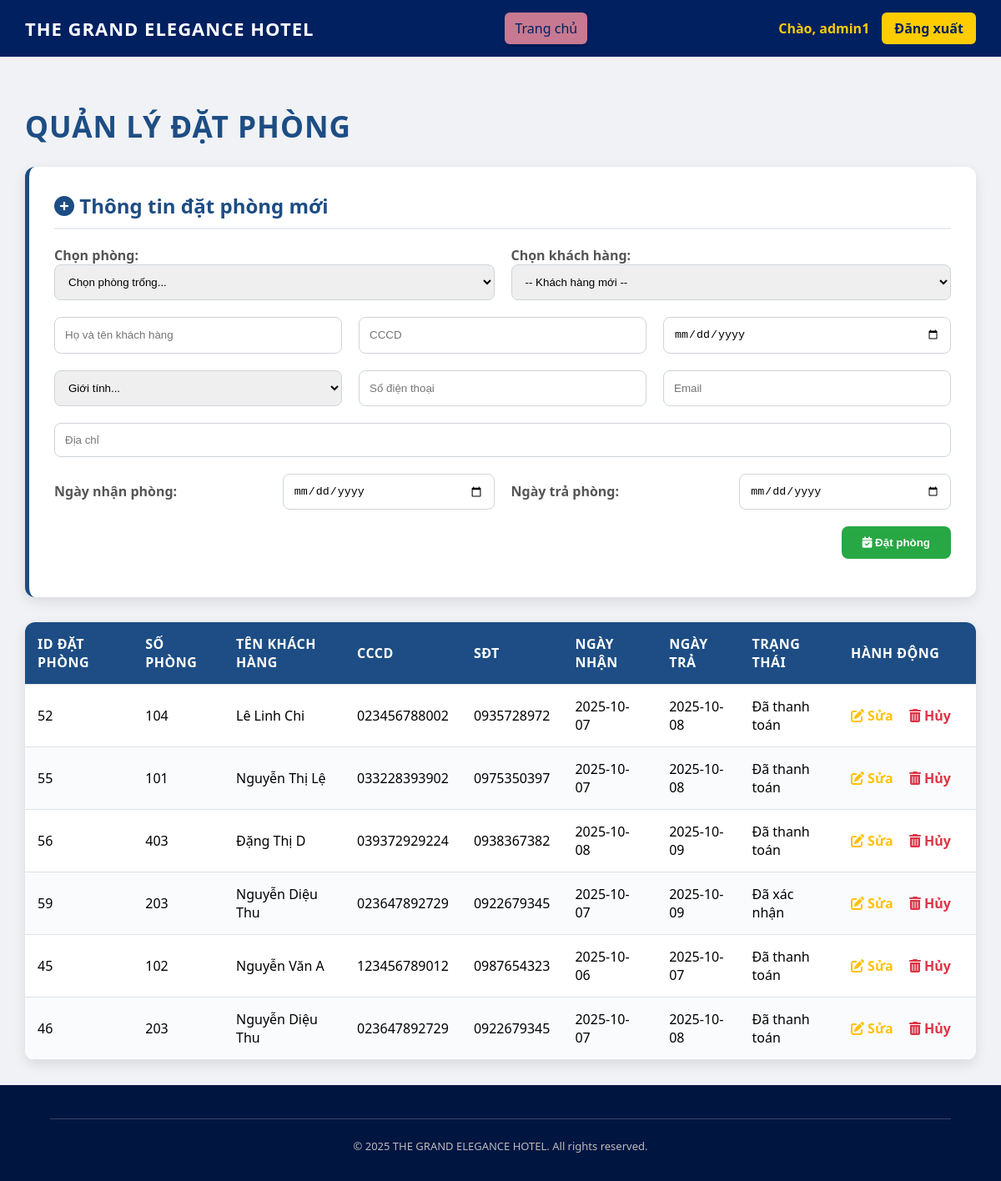
Page /admin/public/index.php?controller=datphong&action=index (signed in) on the committed database.
### tables this page shows
CREATE TABLE `datphong` (
  `id_datphong` int(11) NOT NULL,
  `id_khachhang` int(11) NOT NULL,
  `id_phong` int(11) NOT NULL,
  `ngay_dat` date NOT NULL,
  `ngay_nhan` date NOT NULL,
  `ngay_tra` date DEFAULT NULL,
  `trang_thai` enum('Chờ xác nhận','Đã xác nhận','Đã thanh toán','Đã hủy') DEFAULT 'Chờ xác nhận'
);

CREATE TABLE `phong` (
  `id_phong` int(11) NOT NULL,
  `so_phong` varchar(10) NOT NULL,
  `loai_phong` enum('Standard','Deluxe','Suite') NOT NULL,
  `gia_phong` decimal(15,2) NOT NULL,
  `so_luong_nguoi` int(11) NOT NULL,
  `trang_thai` enum('Trống','Đã đặt','Bảo trì') DEFAULT 'Trống',
  `mo_ta` text DEFAULT NULL,
  `anh` varchar(500) DEFAULT NULL
);

CREATE TABLE `khachhang` (
  `id_khachhang` int(11) NOT NULL,
  `tai_khoan_khachhang_id` int(11) DEFAULT NULL,
  `ho_ten` varchar(100) NOT NULL,
  `ngay_sinh` date DEFAULT NULL,
  `gioi_tinh` enum('Nam','Nữ','Khác') DEFAULT NULL,
  `so_dien_thoai` varchar(15) NOT NULL,
  `email` varchar(100) NOT NULL,
  `cccd` varchar(20) DEFAULT NULL,
  `dia_chi` varchar(255) DEFAULT NULL
);

### admin/controllers/DatphongController1.php (called while the page is built, shortened)
<?php
require_once __DIR__ . '/../config/database.php';
require_once __DIR__ . '/../models/Datphong.php';
class DatphongController1 {
    private $datphongModel;
    public function __construct() {
        $db = new Database();
        $conn = $db->getConnection();
        $this->datphongModel = new Datphong($conn);
    }
    public function index() {
        $editData = isset($_GET['sua']) ? $this->datphongModel->getById((int)$_GET['sua']) : null;
        $datPhongList = $this->datphongModel->getAll();
        include __DIR__ . '/../views/datphong.php';
    }
}
?>

### admin/models/Datphong.php (called while the page is built, shortened)
<?php
class Datphong {
    private $conn;
    public function __construct($db) {
        $this->conn = $db;
    }
    public function getAll() {
        $sql = "SELECT dp.*, p.so_phong, kh.ho_ten, kh.cccd, kh.so_dien_thoai
                FROM DatPhong dp
                JOIN Phong p ON dp.id_phong = p.id_phong
                JOIN KhachHang kh ON dp.id_khachhang = kh.id_khachhang
                ORDER BY dp.ngay_dat DESC";
        $stmt = $this->conn->query($sql);
        return $stmt->fetchAll(PDO::FETCH_ASSOC);
    }
}
?>

### admin/views/datphong.php (the view, shortened to what this page needs)
<?php include __DIR__ . '/layouts/header.php'; ?>
<link rel="stylesheet" href="https://cdnjs.cloudflare.com/ajax/libs/font-awesome/6.5.2/css/all.min.css">
<main class="container">
    <h2 class="main-title">Quản lý Đặt phòng</h2>
    <?php $today = date('Y-m-d'); ?>
    <?php if ($editData): ?>
    <?php
        $phongOptions = array_merge([$editData], $phongTrong);
    ?>
    <div class="form-box edit-form">
        <h3><i class="fas fa-edit"></i> Sửa đặt phòng #<?= htmlspecialchars($editData['id_datphong']) ?></h3>
        <form method="post">
            <input type="hidden" name="id_datphong" value="<?= htmlspecialchars($editData['id_datphong']) ?>">
            <div class="form-row">
                <div class="full-width">
                    <label>Khách hàng:</label>
                    <input type="text" value="<?= htmlspecialchars($editData['ho_ten']) ?>" disabled>
                </div>
            </div>
            <div class="form-row">
                <div>
                    <label>Chọn phòng:</label>
                    <select name="id_phong" required>
                        <?php foreach ($phongOptions as $phong):
                            $selected = ($editData['id_phong'] == $phong['id_phong']) ? 'selected' : '';
                            $loai_phong = isset($phong['loai_phong']) ? $phong['loai_phong'] : '';
                        ?>
                            <option value="<?= $phong['id_phong'] ?>" <?= $selected ?>>Phòng <?= $phong['so_phong'] ?> - <?= $loai_phong ?></option>
                        <?php endforeach; ?>
                    </select>
                </div>
                <div>
                    <label for="edit_ngay_nhan">Ngày nhận:</label>
                    <input type="date" id="edit_ngay_nhan" name="ngay_nhan" value="<?= htmlspecialchars($editData['ngay_nhan']) ?>" required min="<?= $today ?>">
                </div>
                <div>
                    <label for="edit_ngay_tra">Ngày trả:</label>
                    <input type="date" id="edit_ngay_tra" name="ngay_tra" value="<?= htmlspecialchars($editData['ngay_tra']) ?>" required min="<?= $today ?>">
                </div>
            </div>
            <div class="form-row">
                <div>
                    <label for="edit_trang_thai">Trạng thái:</label>
                    <select id="edit_trang_thai" name="trang_thai" required>
                        <?php foreach (['Đã xác nhận', 'Đã hủy', 'Hoàn thành'] as $tt):
                            $selected = ($editData['trang_thai'] == $tt) ? 'selected' : ''; ?>
                            <option value="<?= $tt ?>" <?= $selected ?>><?= $tt ?></option>
                        <?php endforeach; ?>
                    </select>
                </div>
            </div>
            <div class="form-actions">
                <a href="index.php?controller=datphong" class="btn-huy"><i class="fas fa-times"></i> Hủy bỏ Sửa</a>
                <button type="submit" name="cap_nhat_dat_phong"><i class="fas fa-save"></i> Cập nhật</button>
            </div>
        </form>
    </div>
    <?php else: ?>
<div class="form-box">
    <h3><i class="fas fa-plus-circle"></i> Thông tin đặt phòng mới</h3>
    <form method="post" id="datphong-form">
        <div class="form-row">
            <div>
                <label>Chọn phòng:</label>
                <select name="id_phong" required>
                    <option value="">Chọn phòng trống...</option>
                </select>
            </div>
            <div>
                <label>Chọn khách hàng:</label>
                <select id="chon_khachhang" name="id_khachhang">
    <option value="">-- Khách hàng mới --</option>
</select>
            </div>
        </div>
        <div class="form-row">
            <input type="text" name="ho_ten" id="ho_ten" placeholder="Họ và tên khách hàng" required>
            <input type="text" name="cccd" id="cccd" placeholder="CCCD" required>
            <input type="date" name="ngay_sinh" id="ngay_sinh" required>
        </div>
        <div class="form-row">
            <select name="gioi_tinh" id="gioi_tinh" required>
                <option value="">Giới tính...</option>
            </select>
            <input type="text" name="so_dien_thoai" id="so_dien_thoai" placeholder="Số điện thoại" required>
            <input type="email" name="email" id="email" placeholder="Email" required>
        </div>
        <div class="form-row">
            <input type="text" name="dia_chi" id="dia_chi" placeholder="Địa chỉ">
        </div>
        <div class="form-row">
            <label for="ngay_nhan">Ngày nhận phòng:</label>
            <input type="date" id="ngay_nhan" name="ngay_nhan" required min="<?= $today ?>">
            <label for="ngay_tra">Ngày trả phòng:</label>
            <input type="date" id="ngay_tra" name="ngay_tra" required min="<?= $today ?>">
        </div>
        <div class="form-actions">
            <button type="submit" name="dat_phong"><i class="fas fa-calendar-check"></i> Đặt phòng</button>
        </div>
    </form>
</div>
<?php endif; ?>
    <table>
        <thead>
            <tr>
                <th>ID Đặt phòng</th>
                <th>Số phòng</th>
                <th>Tên Khách hàng</th>
                <th>CCCD</th>
                <th>SĐT</th>
                <th>Ngày nhận</th>
                <th>Ngày trả</th>
                <th>Trạng thái</th>
                <th>Hành động</th>
            </tr>
        </thead>
        <tbody>
            <?php foreach ($datPhongList as $row): ?>
            <tr>
                <td><?= $row['id_datphong'] ?></td>
                <td><?= $row['so_phong'] ?></td>
                <td><?= $row['ho_ten'] ?></td>
                <td><?= $row['cccd'] ?></td>
                <td><?= $row['so_dien_thoai'] ?></td>
                <td><?= $row['ngay_nhan'] ?></td>
                <td><?= $row['ngay_tra'] ?></td>
                <td><?= $row['trang_thai'] ?></td>
                <td class="action-links">
                    <a href="index.php?controller=datphong&sua=<?= $row['id_datphong'] ?>" class="edit-link"><i class="fas fa-edit"></i> Sửa</a>
                   <a href="#" class="delete-link" onclick="huyDatPhong(<?= $row['id_datphong'] ?>)">
    <i class="fas fa-trash-alt"></i> Hủy
</a>
                </td>
            </tr>
            <?php endforeach; ?>
        </tbody>
    </table>
</main>
<?php include __DIR__ . '/layouts/footer.php'; ?>

### admin/public/index.php (shortened to what this page needs)
<?php
$controller = isset($_GET['controller']) ? strtolower($_GET['controller']) : 'home';
$action = isset($_GET['action']) ? $_GET['action'] : 'index';
$controllerName = ucfirst($controller) . 'Controller1';
try {
    $db = new Database();
    $pdo = $db->getConnection();
} catch (PDOException $e) {
    die("❌ Lỗi kết nối database: " . $e->getMessage());
}
$controllerObj = new $controllerName($pdo);
if (method_exists($controllerObj, $action)) {
    $controllerObj->$action();
} elseif (method_exists($controllerObj, 'index')) {
    $controllerObj->index();
} else {
    echo "❌ Không tìm thấy phương thức <b>$action</b> trong class <b>$controllerName</b>";
}

### admin/views/layouts/header.php (shortened to what this page needs)
<?php
$current_page = basename($_SERVER['PHP_SELF']);
?>
<header>
 <div class="logo">THE GRAND ELEGANCE HOTEL</div>
 <nav> <a href="index.php" class="nav-button <?= ($current_page == 'index.php') ? 'active-button' : '' ?>">Trang chủ</a>
 </nav>
 <div class="user-info">
 <?php if (isset($_SESSION['user_name'])): ?>
 <span style="margin-right: 15px; color: #ffcc00; font-weight: bold;">Chào, <?= htmlspecialchars($_SESSION['user_name']) ?></span>
<a href="index.php?controller=logout" class="logout-button">Đăng xuất</a>
 <?php else: ?>
<a href="index.php?controller=login&action=index" class="login-button">Đăng nhập</a>
 <?php endif; ?>
 </div>
</header>

### admin/views/layouts/footer.php (shortened to what this page needs)
<footer>
  <div class="footer-bottom">
    <p>© 2025 THE GRAND ELEGANCE HOTEL. All rights reserved.</p>
  </div>
</footer>

### admin/views/layouts/header.php (style rules this page uses)
header { background: #002060; color: #fff; padding: 15px 30px; display: flex; justify-content: space-between; align-items: center; position: sticky; top: 0; z-index: 999; }
header .logo { font-size: 22px; font-weight: bold; letter-spacing: 1px; white-space: nowrap; }
nav { display: flex; flex-wrap: nowrap; margin: 0 10px; }
.nav-button { color: #fff; text-decoration: none; margin: 0 8px; font-weight: 500; transition: color 0.3s, background-color 0.3s; padding: 8px 12px; border-radius: 6px; white-space: nowrap; }
.active-button { background-color: #c77992ff; color: #002060; box-shadow: 0 2px 4px rgba(0, 0, 0, 0.2); }
.user-info { display: flex; align-items: center; white-space: nowrap; }
.login-button, .logout-button { background-color: #ffcc00; color: #002060; padding: 8px 15px; text-decoration: none; border-radius: 6px; font-weight: bold; transition: background-color 0.3s, transform 0.2s; }

### admin/views/datphong.php (style rules this page uses)
.container { padding: 30px; max-width: 1200px; margin: 0 auto; }
.main-title { color: #1d4d84; font-size: 2.2rem; font-weight: 600; text-transform: uppercase; letter-spacing: 1px; margin-bottom: 25px; }
.form-box { background-color: #ffffff; padding: 30px; border-radius: 12px; box-shadow: 0 5px 15px rgba(0, 0, 0, 0.1); margin-bottom: 30px; border-left: 5px solid #1d4d84; }
.form-box h3 { color: #1d4d84; margin-top: 0; font-size: 1.5rem; border-bottom: 2px solid #e9ecef; padding-bottom: 10px; margin-bottom: 20px; }
.form-row { display: grid; grid-template-columns: repeat(auto-fit, minmax(250px, 1fr)); gap: 20px; margin-bottom: 20px; }
.form-row input, .form-row select { width: 100%; padding: 12px; border: 1px solid #ced4da; border-radius: 8px; box-sizing: border-box; transition: border-color 0.3s, box-shadow 0.3s; }
.form-row label { align-self: center; font-weight: 600; color: #555; }
.form-actions { display: flex; justify-content: flex-end; gap: 15px; margin-top: 20px; }
.form-actions button { padding: 12px 25px; border: none; border-radius: 8px; cursor: pointer; color: #fff; font-weight: 600; transition: background-color 0.3s, transform 0.2s; }
.form-actions button[name="dat_phong"] { background-color: #28a745; }
table { width: 100%; border-collapse: collapse; background-color: #fff; border-radius: 12px; overflow: hidden; box-shadow: 0 5px 15px rgba(0, 0, 0, 0.1); margin-top: 20px; }
th, td { padding: 15px; text-align: left; border-bottom: 1px solid #dee2e6; }
th { background-color: #1d4d84; color: #ffffff; font-weight: 600; text-transform: uppercase; letter-spacing: 0.5px; }
tr:nth-child(even) { background-color: #f9fbfd; }
.action-links { white-space: nowrap; }
.action-links a { text-decoration: none; font-weight: 600; margin-right: 15px; transition: color 0.2s; }
.action-links a.edit-link { color: #ffc107; }
.action-links a.delete-link { color: #dc3545; }

### admin/views/layouts/footer.php (style rules this page uses)
footer { background: #001540; color: #eee; font-family: "Segoe UI", sans-serif; padding: 40px 60px 20px; }
.footer-bottom { border-top: 1px solid rgba(255,255,255,0.2); text-align: center; padding-top: 10px; font-size: 13px; color: #bbb; }

### rows in the picture
datphong: id_datphong "52", id_phong.so_phong "104", id_khachhang.ho_ten "Lê Linh Chi", id_khachhang.cccd "023456788002", id_khachhang.so_dien_thoai "0935728972", ngay_nhan "2025-10-07", ngay_tra "2025-10-08", trang_thai "Đã thanh toán"
datphong: id_datphong "55", id_phong.so_phong "101", id_khachhang.ho_ten "Nguyễn Thị Lệ", id_khachhang.cccd "033228393902", id_khachhang.so_dien_thoai "0975350397", ngay_nhan "2025-10-07", ngay_tra "2025-10-08", trang_thai "Đã thanh toán"
datphong: id_datphong "56", id_phong.so_phong "403", id_khachhang.ho_ten "Đặng Thị D", id_khachhang.cccd "039372929224", id_khachhang.so_dien_thoai "0938367382", ngay_nhan "2025-10-08", ngay_tra "2025-10-09", trang_thai "Đã thanh toán"
datphong: id_datphong "59", id_phong.so_phong "203", id_khachhang.ho_ten "Nguyễn Diệu Thu", id_khachhang.cccd "023647892729", id_khachhang.so_dien_thoai "0922679345", ngay_nhan "2025-10-07", ngay_tra "2025-10-09", trang_thai "Đã xác nhận"
datphong: id_datphong "45", id_phong.so_phong "102", id_khachhang.ho_ten "Nguyễn Văn A", id_khachhang.cccd "123456789012", id_khachhang.so_dien_thoai "0987654323", ngay_nhan "2025-10-06", ngay_tra "2025-10-07", trang_thai "Đã thanh toán"
datphong: id_datphong "46", id_phong.so_phong "203", id_khachhang.ho_ten "Nguyễn Diệu Thu", id_khachhang.cccd "023647892729", id_khachhang.so_dien_thoai "0922679345", ngay_nhan "2025-10-07", ngay_tra "2025-10-08", trang_thai "Đã thanh toán"

### other values in the picture
$_SESSION['user_name'] "admin1"
